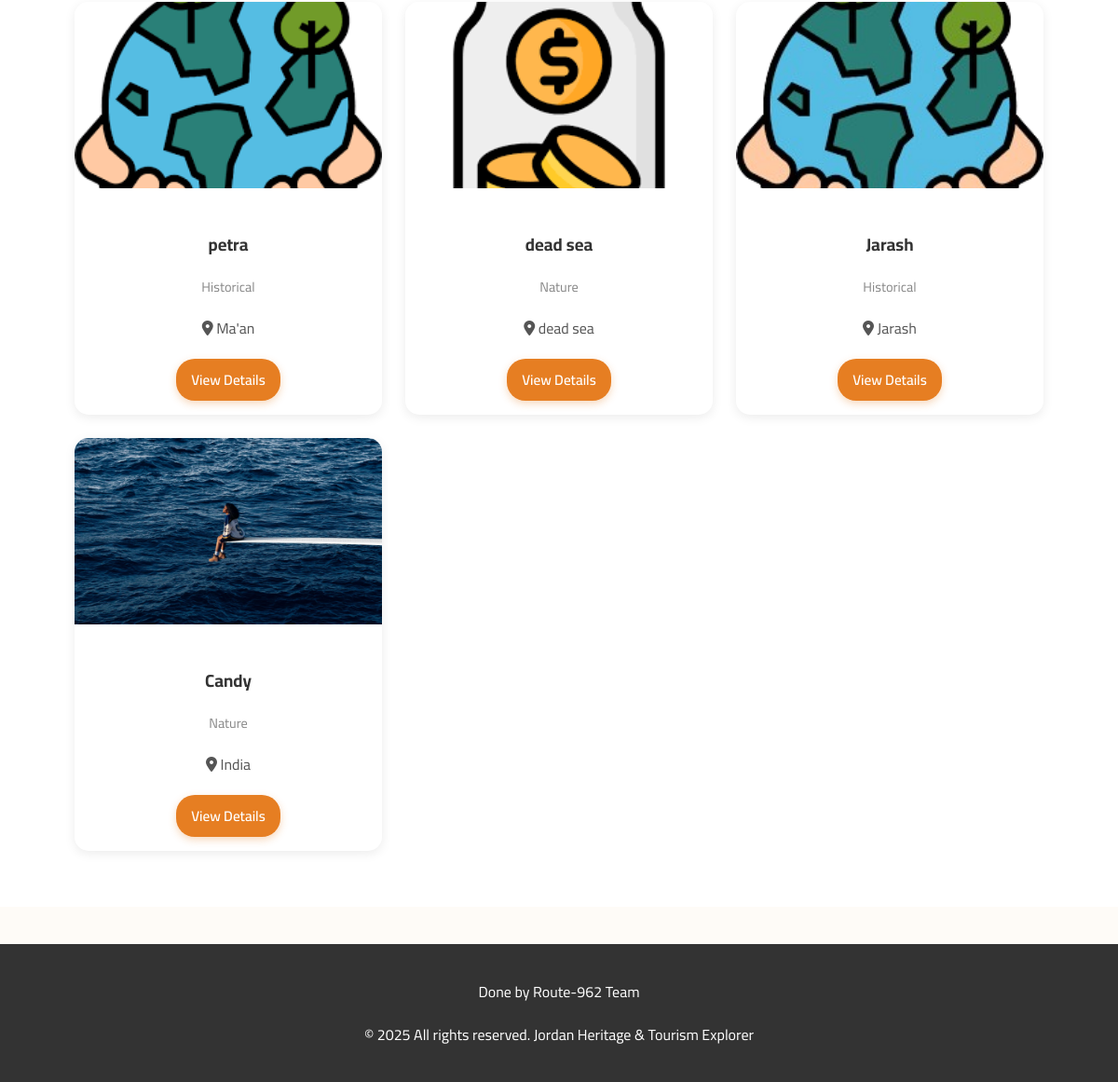
Page /destinations/ (lower part) on the earlier database version.
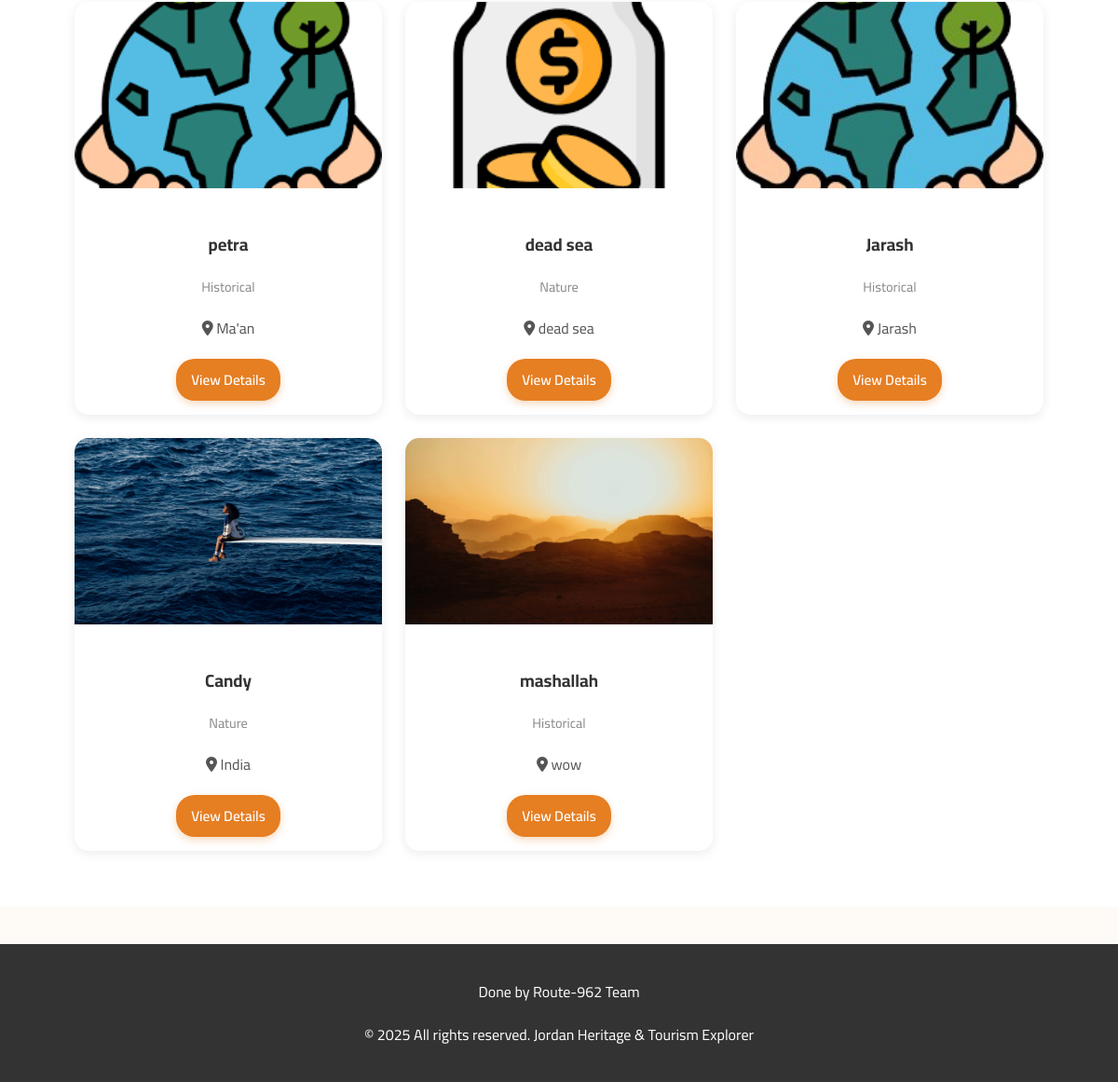
Same page on the later database version.
### main_app/models.py (models this page shows, shortened)
class Destination(models.Model):
    category_choice = [
        ('historical','Historical'),
        ('nature', 'Nature'),
        ('adventure', 'Adventure'),
    ]
    status_choice = [
        ('pending','Pending'),
        ('approved','Approved'),
        ('declined','Declined'),
    ]
    name = models.CharField(max_length=200)
    description = models.TextField()
    category= models.CharField(max_length=20, choices=category_choice)
    location = models.CharField(max_length=100)
    activity_type = models.CharField(max_length=100)
    image = models.ImageField(upload_to = 'destinations/')
    created_at = models.DateTimeField(auto_now_add= True)
    created_by = models.ForeignKey(User, on_delete=models.SET_NULL, null=True, related_name='created_des')
    status = models.CharField(max_length=10, choices=status_choice, default='pending')

### main_app/views.py (the view)
# urls.py: path('destinations/', views.destination_list, name='destination_list'),
def destination_list(request):
    query = request.GET.get('q', '')
    category = request.GET.get('category', '')
    destinations = Destination.objects.filter(status='approved')
    if query:
        destinations = destinations.filter(name__icontains=query)
    if category and category != 'all':
        destinations = destinations.filter(category=category)
    return render(request, 'destinations/list.html', {
        'destinations': destinations,
        'query': query,
        'selected_category': category,
    })

### main_app/templates/destinations/list.html (shortened to what this page needs)
{% extends 'base.html' %}
{% load static %}
{% block content %}
<link rel="stylesheet" href="{% static 'css/destinations.css' %}">
<section class="destination-list-section">
  <div class="container">
    {% if destinations %}
      <div class="destination-grid">
        {% for destination in destinations %}
          <div class="destination-card">
            <div class="card-image">
              <img src="{{ destination.image.url }}" alt="{{ destination.name }}">
            </div>
            <div class="card-content">
              <h3>{{ destination.name }}</h3>
              <p class="category">{{ destination.get_category_display }}</p>
              <p class="location"><i class="fa-solid fa-location-dot"></i> {{ destination.location }}</p>
              <a href="{% url 'destination_detail' destination.pk %}" class="view-btn">View Details</a>
            </div>
          </div>
        {% endfor %}
      </div>
    {% else %}
      <p class="no-destinations">No destinations available yet.</p>
    {% endif %}
  </div>
</section>
{% endblock %}

Differences in the rows shown:
added Destination: image (picture), name "mashallah", category "Historical", location "wow"
